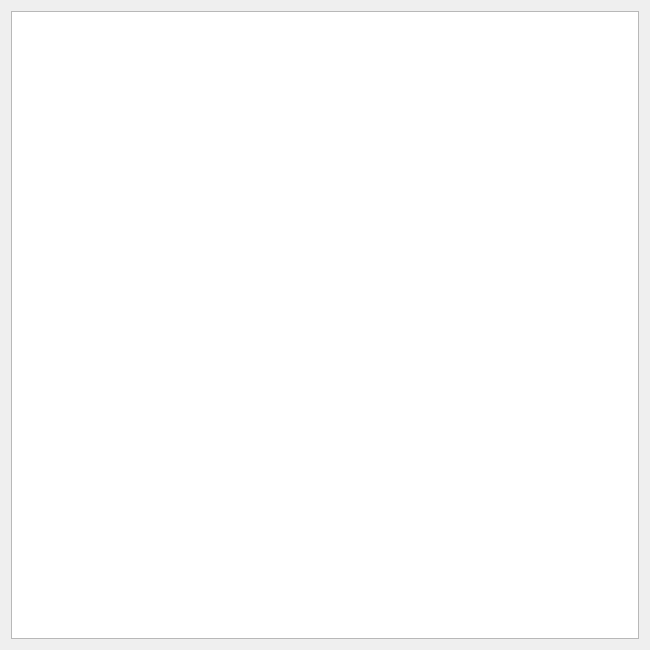
<?xml version="1.0" encoding="UTF-8"?>
<ui version="4.0">
 <class>MainWindow</class>
 <widget class="QMainWindow" name="MainWindow">
  <property name="geometry">
   <rect>
    <x>0</x>
    <y>0</y>
    <width>650</width>
    <height>650</height>
   </rect>
  </property>
  <property name="minimumSize">
   <size>
    <width>650</width>
    <height>650</height>
   </size>
  </property>
  <property name="windowTitle">
   <string>RayCasting</string>
  </property>
  <widget class="QWidget" name="centralWidget">
   <layout class="QVBoxLayout" name="verticalLayout">
    <item>
     <widget class="QGraphicsView" name="graphicsView">
      <property name="maximumSize">
       <size>
        <width>632</width>
        <height>632</height>
       </size>
      </property>
     </widget>
    </item>
   </layout>
  </widget>
 </widget>
 <layoutdefault spacing="6" margin="11"/>
 <resources/>
 <connections/>
</ui>
